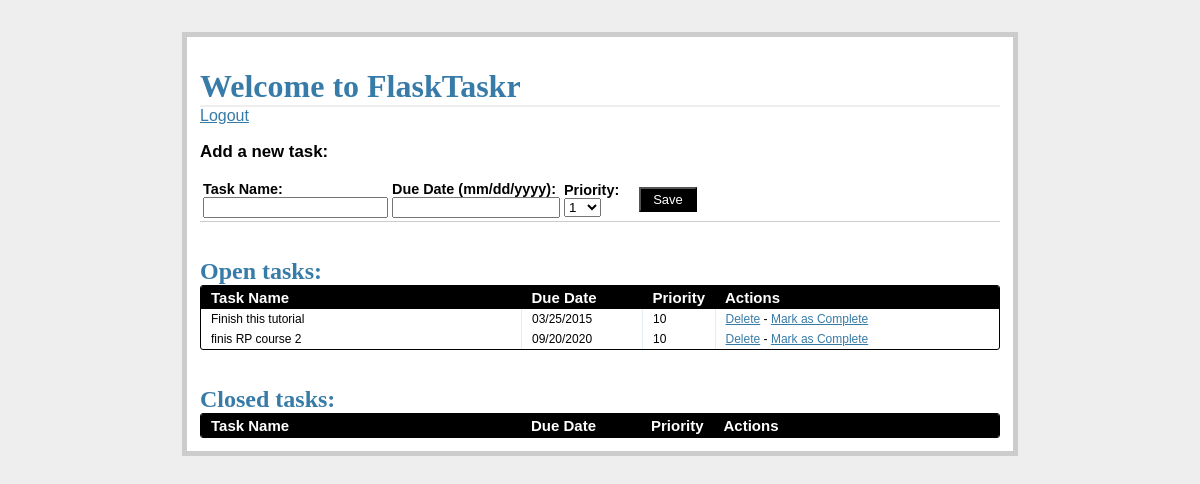
The page /tasks/ (signed in) on the database as committed earlier.
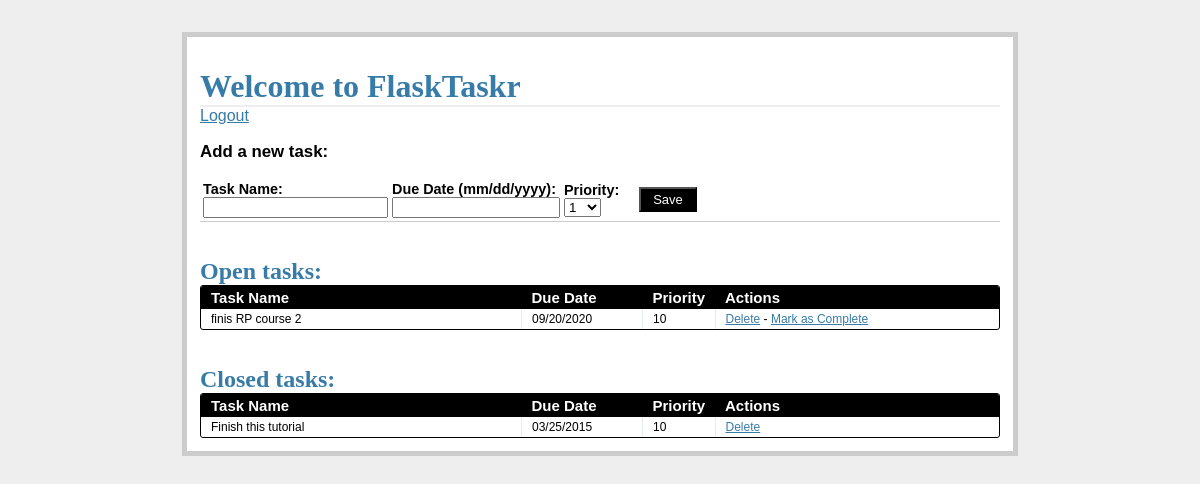
The same page on the database as committed later.
### tables this page shows
CREATE TABLE tasks(task_id INTEGER PRIMARY KEY AUTOINCREMENT,
        name TEXT NOT NULL, due_date TEXT NOT NULL, 
        priority INTEGER NOT NULL, status INTEGER NOT NULL);

### views.py (the view)
@app.route('/tasks/')
@login_required
def tasks():
    g.db = connect_db()
    cursor = g.db.execute(
        'SELECT name, due_date, priority, task_id FROM tasks WHERE status=1'
    )
    open_tasks = [
        dict(name=row[0], due_date=row[1], priority=row[2],
             task_id=row[3]) for row in cursor.fetchall()
    ]
    cursor = g.db.execute(
        'SELECT name, due_date, priority, task_id FROM tasks WHERE status=0'
    )
    closed_tasks = [
        dict(name=row[0], due_date=row[1], priority=row[2], task_id=row[3]) for row in cursor.fetchall()
    ]
    g.db.close()
    return render_template(
        'tasks.html',
        form=AddTaskForm(request.form),
        open_tasks=open_tasks,
        closed_tasks=closed_tasks
    )

### forms.py
class AddTaskForm(Form):
    task_id = IntegerField()
    name = StringField('Task Name', validators=[DataRequired()])
    due_date = DateField(
        'Date Due (mm/dd/yyyy)',
        validators=[DataRequired()], format='%m/%d/%Y'
    )
    priority = SelectField(
        'Priority',
        validators=[DataRequired()],
        choices=[
            ('1', '1'), ('2', '2'), ('3', '3'), ('4', '4'), ('5', '5'),
            ('6', '6'), ('7', '7'), ('8', '8'), ('9', '9'), ('10', '10')
        ]
    )
    status = IntegerField('Status')

### views.py (called while the page is built)
def connect_db():
    return sqlite3.connect(app.config['DATABASE_PATH'])

def login_required(test):
    @wraps(test)
    def wrap(*args, **kwargs):
        if "logged_in" in session:
            return test(*args, **kwargs)
        else:
            flash('You need to login first.')
            return redirect(url_for('login'))
    return wrap

### templates/tasks.html (shortened to what this page needs)
{% extends "_base.html" %}
{% block content %}
<h1>Welcome to FlaskTaskr</h1>
<a href="{{ url_for('logout') }}">Logout</a>
<div class="add-task">
  <h3>Add a new task:</h3>
  <table>
    <tr>
      <form action="{{ url_for('new_task') }}" method="post">
        <td>
          <label>Task Name:</label>
          <input name="name" type="text">
        </td>
        <td>
          <label>Due Date (mm/dd/yyyy):</label>
          <input name="due_date" type="text" style="width:160px;">
        </td>
        <td>
          <label>Priority:</label>
          <select name="priority" width="100px">
            <option value="1">1</option>
          </select>
        </td>
        <td>
          <input class="button" type="submit" value="Save">
        </td>
      </form>
    </tr>
  </table>
</div>
<div class="entries">
  <br>
  <br>
  <h2>Open tasks:</h2>
  <div class="datagrid">
    <table>
      <thead>
        <tr>
          <th width="300px"><strong>Task Name</strong></th>
          <th width="100px"><strong>Due Date</strong></th>
          <th width="50px"><strong>Priority</strong></th>
          <th><strong>Actions</strong></th>
        </tr>
      </thead>
      {% for task in open_tasks %}
        <tr>
          <td width="300px">{{ task.name }}</td>
          <td width="100px">{{ task.due_date }}</td>
          <td width="50px">{{ task.priority }}</td>
          <td>
            <a href="{{ url_for('delete_entry', task_id = task.task_id) }}">Delete</a>  -
            <a href="{{ url_for('complete', task_id = task.task_id) }}">Mark as Complete</a>
          </td>
        </tr>
      {% endfor %}
    </table>
  </div>
  <br>
  <br>
</div>
<div class="entries">
  <h2>Closed tasks:</h2>
  <div class="datagrid">
    <table>
      <thead>
      <tr>
        <th width="300px"><strong>Task Name</strong></th>
        <th width="100px"><strong>Due Date</strong></th>
        <th width="50px"><strong>Priority</strong></th>
        <th><strong>Actions</strong></th>
        </tr>
      </thead>
      {% for task in closed_tasks %}
        <tr>
          <td width="300px">{{ task.name }}</td>
          <td width="100px">{{ task.due_date }}</td>
          <td width="50px">{{ task.priority }}</td>
        <td>
          <a href="{{ url_for('delete_entry', task_id = task.task_id) }}">Delete</a>
        </td>
        </tr>
      {% endfor %}
    </table>
  </div>
</div>
{% endblock %}

### templates/_base.html (shortened to what this page needs)
<!DOCTYPE html>
<html>
<head>
        <link rel="stylesheet" href="{{ url_for('static', filename='css/main.css') }}">
</head>
<body>
    <div class="page">
        <br>
{% block content %}
{% endblock %}
        </div>
</body>
</html>

### static/css/main.css (style rules this page uses)
body { font-family: sans-serif; background: #eee; }
a, h1, h2 { color: #377BA8; }
h1, h2 { font-family: 'Georgia', serif; margin: 0; }
h1 { border-bottom: 2px solid #eee; }
h2 { font-size: 1.5em; }
label { display: block; font-weight: bold; }
.page { margin: 2em auto; width: 50em; border: 5px solid #ccc; padding: 0.8em; background: white; }
.entries { list-style: none; margin: 0; padding: 0; }
.add-task { font-size: 0.9em; border-bottom: 1px solid #ccc; }
.datagrid table { border-collapse: collapse; text-align: left; width: 100%; }
.datagrid { background: #fff; overflow: hidden; border: 1px solid #000000; border-radius: 3px; }
.datagrid table td, .datagrid table th { padding: 3px 10px; }
.datagrid table thead th { background-color:#000000; color:#FFFFFF; font-size: 15px; font-weight: bold; }
.datagrid table thead th:first-child { border: none; }
.datagrid table tbody td { color: #000000; border-left: 1px solid #E1EEF4; font-size: 12px; font-weight: normal; }
.datagrid table tbody td:first-child { border-left: none; }
.datagrid table tbody tr:last-child td { border-bottom: none; }
.button { background-color:#000; display:inline-block; color:#ffffff; font-size:13px; padding:3px 12px; margin: 0; text-decoration:none; position:relative; }

Rows that differ between the two databases and show on the page:
changed tasks "Finish this tutorial": moves from the list under "Open tasks:" to the list under "Closed tasks:"
